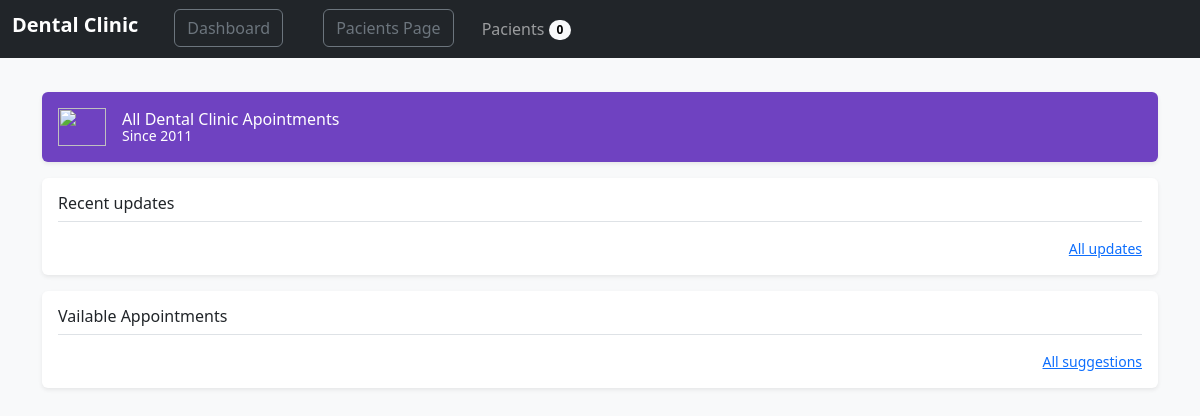
The page /clinicpage/1 (signed in) on the database as committed earlier.
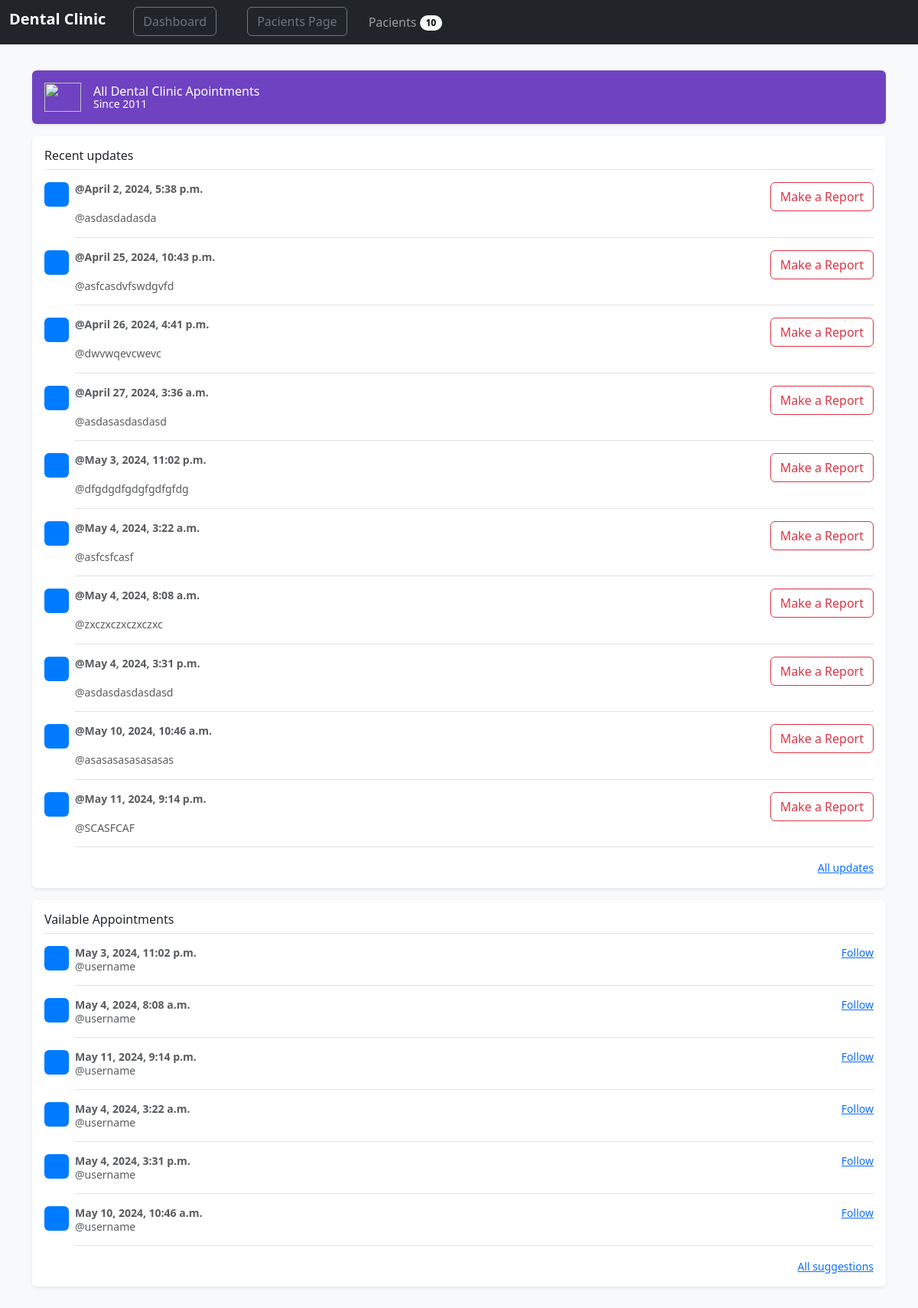
The same page on the database as committed later.
### ams_app/models.py (models this page shows, shortened)
class Appointment(models.Model):
    appointment_date = models.DateTimeField()
    appointment_details = models.TextField()
    pacient = models.ForeignKey(Pacient, related_name="appointments", on_delete = models.CASCADE)
    clinic = models.ForeignKey(Clinic, related_name="appointments", on_delete = models.CASCADE)
    created_at = models.DateTimeField(auto_now_add=True)
    updated_at = models.DateTimeField(auto_now=True)
    objects = AppointmentManager()

### ams_app/views.py (the view)
# urls.py: path('clinicpage/<int:id>', views.clinicpage),
def clinicpage(request , id):
    if 'admin_id' not in request.session:
        return redirect('/')
    else:
        clinics = models.Clinic.objects.get(id =  id)
        all_the_appointments = models.Appointment.objects.filter(clinic = id)
        vailable_appointments = models.Appointment.objects.filter(clinic = id, appointment_date__gte = datetime.now())
        all_appointments = all_the_appointments.order_by('appointment_date')
        number_of_appointments = len(all_appointments)
        context = {
            'clinics': clinics,
            'all_appointments': all_appointments,
            'vailable_appointments': vailable_appointments,
            'number_of_appointments': number_of_appointments,
        }
        return render(request, 'clinic.html', context)

### ams_app/templates/clinic.html (shortened to what this page needs)
<!doctype html>
<html lang="en" data-bs-theme="auto">
<head><script src="/docs/5.3/assets/js/color-modes.js"></script>
    {% load static %}
    <link rel="stylesheet" href="{% static 'css/style.css' %}">
    <link rel="stylesheet" href="{% static 'css/bootstrap.css' %}">
<link href="/docs/5.3/dist/css/bootstrap.min.css" rel="stylesheet">
</head>
<body class="bg-body-tertiary">
<nav class="navbar navbar-expand-lg fixed-top navbar-dark bg-dark" aria-label="Main navigation">
<div class="container-fluid">
    <h4 class="navbar-brand" >{{clinics.clinic_name}}</h4>
<div class="navbar-collapse offcanvas-collapse" id="navbarsExampleDefault">
    <ul class="navbar-nav me-auto mb-2 mb-lg-0">
    <li class="nav-item">
        <a class="btn btn-outline-secondary" aria-current="page" href="/">Dashboard</a>
    </li>
    <li class="nav-item">
        <a class="btn btn-outline-secondary"href="/pacients_page">Pacients Page</a>
    </li>
        <a class="nav-link" href="#">
            Pacients
            <span class="badge text-bg-light rounded-pill align-text-bottom"> {{number_of_appointments}} </span>
        </a>
    </ul>
</div>
</div>
</nav>
<main class="container">
<div class="d-flex align-items-center p-3 my-3 text-white bg-purple rounded shadow-sm">
<img class="me-3" src="/docs/5.3/assets/brand/bootstrap-logo-white.svg" alt="" width="48" height="38">
<div class="lh-1">
    <h1 class="h6 mb-0 text-white lh-1">All {{clinics.clinic_name}} Apointments</h1>
    <small>Since 2011</small>
</div>
</div>
<div class="my-3 p-3 bg-body rounded shadow-sm">
<h6 class="border-bottom pb-2 mb-0">Recent updates</h6>
{% for All_C_Appo in all_appointments %}
<div class="d-flex text-body-secondary pt-3">
    <svg class="bd-placeholder-img flex-shrink-0 me-2 rounded" width="32" height="32" xmlns="http://www.w3.org/2000/svg" role="img" aria-label="Placeholder: 32x32" preserveAspectRatio="xMidYMid slice" focusable="false"><title>Placeholder</title><rect width="100%" height="100%" fill="#007bff"/><text x="50%" y="50%" fill="#007bff" dy=".3em">32x32</text></svg>
    <div class="pb-3 mb-0 small lh-sm border-bottom w-100">
    <div class="d-flex justify-content-between">
        <strong class="text-gray-dark">@{{All_C_Appo.appointment_date}}</strong>
        <a class="btn btn-outline-danger" href="/report_page/{{All_C_Appo.id}}/{{All_C_Appo.pacient_id}}">Make a Report</a>
    </div>
    <span class="d-block">@{{All_C_Appo.appointment_details}}</span>
    </div>
</div>
{% endfor %}
<small class="d-block text-end mt-3">
    <a href="#">All updates</a>
</small>
</div>
<div class="my-3 p-3 bg-body rounded shadow-sm">
<h6 class="border-bottom pb-2 mb-0">Vailable Appointments</h6>
{% for vailable_appointment in vailable_appointments %}
<div class="d-flex text-body-secondary pt-3">
    <svg class="bd-placeholder-img flex-shrink-0 me-2 rounded" width="32" height="32" xmlns="http://www.w3.org/2000/svg" role="img" aria-label="Placeholder: 32x32" preserveAspectRatio="xMidYMid slice" focusable="false"><title>Placeholder</title><rect width="100%" height="100%" fill="#007bff"/><text x="50%" y="50%" fill="#007bff" dy=".3em">32x32</text></svg>
    <div class="pb-3 mb-0 small lh-sm border-bottom w-100">
    <div class="d-flex justify-content-between">
        <strong class="text-gray-dark">{{vailable_appointment.appointment_date}}</strong>
        <a href="#">Follow</a>
    </div>
    <span class="d-block">@username</span>
    </div>
</div>
{% endfor %}
<small class="d-block text-end mt-3">
    <a href="#">All suggestions</a>
</small>
</div>
</main>
<script src="offcanvas-navbar.js"></script></body>
</html>

Rows that differ between the two databases and show on the page:
added Appointment: appointment_date "April 2, 2024, 5:38 p.m.", appointment_details "asdasdadasda", shown under "Recent updates"
added Appointment: appointment_date "April 25, 2024, 10:43 p.m.", appointment_details "asfcasdvfswdgvfd", shown under "Recent updates"
added Appointment: appointment_date "April 26, 2024, 4:41 p.m.", appointment_details "dwvwqevcwevc", shown under "Recent updates"
added Appointment: appointment_date "April 27, 2024, 3:36 a.m.", appointment_details "asdasasdasdasd", shown under "Recent updates"
added Appointment: appointment_date "May 3, 2024, 11:02 p.m.", appointment_details "dfgdgdfgdgfgdfgfdg"
added Appointment: appointment_date "May 4, 2024, 3:22 a.m.", appointment_details "asfcsfcasf"
added Appointment: appointment_date "May 4, 2024, 8:08 a.m.", appointment_details "zxczxczxczxczxc"
added Appointment: appointment_date "May 4, 2024, 3:31 p.m.", appointment_details "asdasdasdasdasd"
added Appointment: appointment_date "May 10, 2024, 10:46 a.m.", appointment_details "asasasasasasasas"
added Appointment: appointment_date "May 11, 2024, 9:14 p.m.", appointment_details "SCASFCAF"
Other text that changed with them:
{{ number_of_appointments }}: "0" → "10"
